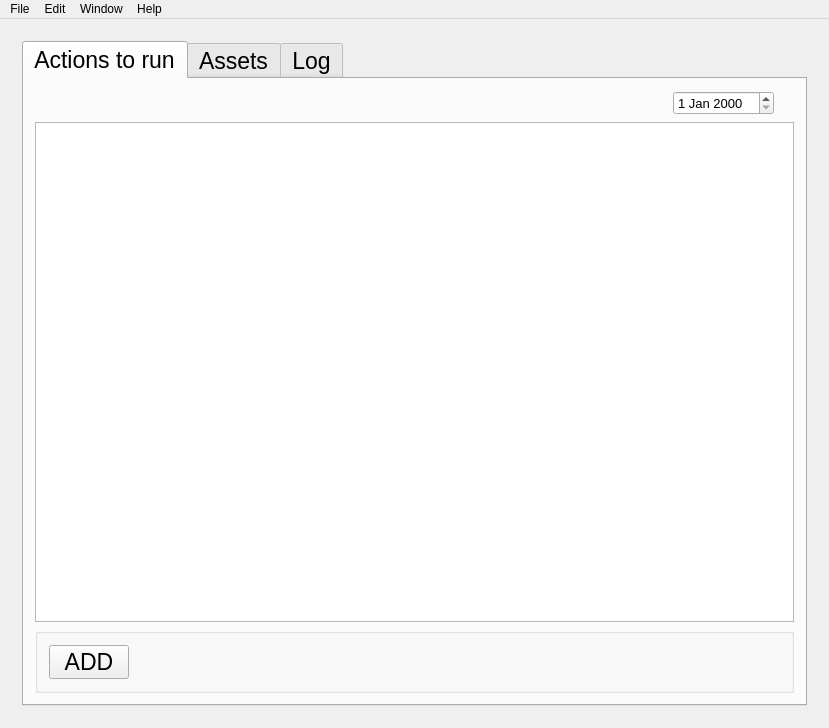
<?xml version="1.0" encoding="UTF-8"?>
<ui version="4.0">
 <author>GDE</author>
 <class>MainWindow</class>
 <widget class="QMainWindow" name="MainWindow">
  <property name="geometry">
   <rect>
    <x>0</x>
    <y>0</y>
    <width>829</width>
    <height>728</height>
   </rect>
  </property>
  <property name="font">
   <font>
    <pointsize>7</pointsize>
   </font>
  </property>
  <property name="windowTitle">
   <string>GAD-Maintenance Manager</string>
  </property>
  <property name="windowIcon">
   <iconset resource="resources.qrc">
    <normaloff>:/icons/todour.png</normaloff>:/icons/todour.png</iconset>
  </property>
  <property name="iconSize">
   <size>
    <width>24</width>
    <height>24</height>
   </size>
  </property>
  <property name="toolButtonStyle">
   <enum>Qt::ToolButtonStyle::ToolButtonIconOnly</enum>
  </property>
  <widget class="QWidget" name="centralWidget">
   <layout class="QVBoxLayout" name="verticalLayout">
    <item>
     <widget class="QSplitter" name="split">
      <property name="orientation">
       <enum>Qt::Orientation::Vertical</enum>
      </property>
      <property name="handleWidth">
       <number>40</number>
      </property>
      <widget class="QWidget" name="splitterTop">
       <layout class="QVBoxLayout" name="vlayout1">
        <item>
         <widget class="QTabWidget" name="tabWidget">
          <property name="font">
           <font>
            <pointsize>17</pointsize>
            <bold>false</bold>
           </font>
          </property>
          <property name="tabPosition">
           <enum>QTabWidget::TabPosition::North</enum>
          </property>
          <property name="currentIndex">
           <number>0</number>
          </property>
          <property name="elideMode">
           <enum>Qt::TextElideMode::ElideNone</enum>
          </property>
          <widget class="QWidget" name="tab">
           <attribute name="title">
            <string>Actions to run</string>
           </attribute>
           <layout class="QVBoxLayout" name="verticalLayout_2">
            <item>
             <layout class="QHBoxLayout" name="horizontalLayout">
              <item>
               <spacer name="horizontalSpacer">
                <property name="orientation">
                 <enum>Qt::Orientation::Horizontal</enum>
                </property>
                <property name="sizeHint" stdset="0">
                 <size>
                  <width>10</width>
                  <height>20</height>
                 </size>
                </property>
               </spacer>
              </item>
              <item>
               <widget class="QDateEdit" name="dateEdit">
                <property name="font">
                 <font>
                  <pointsize>10</pointsize>
                  <bold>false</bold>
                 </font>
                </property>
               </widget>
              </item>
              <item>
               <widget class="QLabel" name="label">
                <property name="font">
                 <font>
                  <pointsize>17</pointsize>
                  <bold>true</bold>
                 </font>
                </property>
                <property name="text">
                 <string/>
                </property>
               </widget>
              </item>
             </layout>
            </item>
            <item>
             <widget class="QTableView" name="tableView">
              <property name="font">
               <font>
                <pointsize>9</pointsize>
                <bold>false</bold>
               </font>
              </property>
              <property name="contextMenuPolicy">
               <enum>Qt::ContextMenuPolicy::CustomContextMenu</enum>
              </property>
              <property name="horizontalScrollBarPolicy">
               <enum>Qt::ScrollBarPolicy::ScrollBarAsNeeded</enum>
              </property>
              <property name="autoScroll">
               <bool>true</bool>
              </property>
              <property name="alternatingRowColors">
               <bool>false</bool>
              </property>
              <property name="textElideMode">
               <enum>Qt::TextElideMode::ElideRight</enum>
              </property>
              <property name="sortingEnabled">
               <bool>true</bool>
              </property>
              <property name="wordWrap">
               <bool>false</bool>
              </property>
              <attribute name="verticalHeaderVisible">
               <bool>true</bool>
              </attribute>
              <attribute name="verticalHeaderHighlightSections">
               <bool>false</bool>
              </attribute>
             </widget>
            </item>
            <item>
             <widget class="QGroupBox" name="groupBox">
              <property name="title">
               <string/>
              </property>
              <property name="flat">
               <bool>true</bool>
              </property>
              <layout class="QHBoxLayout" name="horizontalLayout_3">
               <item>
                <widget class="QPushButton" name="actionAdd_button">
                 <property name="toolTip">
                  <string>Add item</string>
                 </property>
                 <property name="text">
                  <string>ADD</string>
                 </property>
                </widget>
               </item>
               <item>
                <spacer name="horizontalSpacer_2">
                 <property name="orientation">
                  <enum>Qt::Orientation::Horizontal</enum>
                 </property>
                 <property name="sizeHint" stdset="0">
                  <size>
                   <width>40</width>
                   <height>20</height>
                  </size>
                 </property>
                </spacer>
               </item>
              </layout>
             </widget>
            </item>
           </layout>
          </widget>
          <widget class="QWidget" name="tab_2">
           <attribute name="title">
            <string>Assets</string>
           </attribute>
           <layout class="QVBoxLayout" name="verticalLayout_3">
            <item>
             <widget class="QTableView" name="tableView_2">
              <property name="font">
               <font>
                <pointsize>9</pointsize>
                <bold>false</bold>
               </font>
              </property>
              <property name="sortingEnabled">
               <bool>true</bool>
              </property>
             </widget>
            </item>
            <item>
             <widget class="QGroupBox" name="groupBox_2">
              <property name="title">
               <string/>
              </property>
              <property name="flat">
               <bool>true</bool>
              </property>
              <layout class="QHBoxLayout" name="horizontalLayout_5">
               <item>
                <widget class="QPushButton" name="assetAdd_button">
                 <property name="toolTip">
                  <string>Add item</string>
                 </property>
                 <property name="text">
                  <string>ADD</string>
                 </property>
                </widget>
               </item>
               <item>
                <spacer name="horizontalSpacer_3">
                 <property name="orientation">
                  <enum>Qt::Orientation::Horizontal</enum>
                 </property>
                 <property name="sizeHint" stdset="0">
                  <size>
                   <width>674</width>
                   <height>20</height>
                  </size>
                 </property>
                </spacer>
               </item>
              </layout>
             </widget>
            </item>
           </layout>
          </widget>
          <widget class="QWidget" name="tab_3">
           <attribute name="title">
            <string>Log</string>
           </attribute>
           <layout class="QVBoxLayout" name="verticalLayout_4">
            <item>
             <widget class="QTableView" name="logTableView">
              <property name="font">
               <font>
                <pointsize>9</pointsize>
                <bold>false</bold>
               </font>
              </property>
              <property name="sortingEnabled">
               <bool>true</bool>
              </property>
             </widget>
            </item>
           </layout>
          </widget>
         </widget>
        </item>
        <item>
         <layout class="QHBoxLayout" name="horizontalLayout_2"/>
        </item>
       </layout>
      </widget>
     </widget>
    </item>
   </layout>
  </widget>
  <widget class="QMenuBar" name="menuBar">
   <property name="geometry">
    <rect>
     <x>0</x>
     <y>0</y>
     <width>829</width>
     <height>22</height>
    </rect>
   </property>
   <property name="font">
    <font>
     <pointsize>9</pointsize>
    </font>
   </property>
   <widget class="QMenu" name="menuFile">
    <property name="title">
     <string>File</string>
    </property>
    <addaction name="actionSave"/>
    <addaction name="actionSettings"/>
    <addaction name="actionPrint"/>
    <addaction name="actionQuit"/>
   </widget>
   <widget class="QMenu" name="menuHelp">
    <property name="title">
     <string>Help</string>
    </property>
    <addaction name="actionAbout"/>
    <addaction name="actionCheck_for_updates"/>
    <addaction name="actionManual"/>
   </widget>
   <widget class="QMenu" name="menuEdit">
    <property name="title">
     <string>Edit</string>
    </property>
    <addaction name="copyAction"/>
    <addaction name="undoAction"/>
    <addaction name="redoAction"/>
   </widget>
   <widget class="QMenu" name="menuWindow">
    <property name="title">
     <string>Window</string>
    </property>
    <addaction name="actionStay_On_Top"/>
   </widget>
   <addaction name="menuFile"/>
   <addaction name="menuEdit"/>
   <addaction name="menuWindow"/>
   <addaction name="menuHelp"/>
  </widget>
  <action name="actionSave">
   <property name="text">
    <string>Save</string>
   </property>
   <property name="font">
    <font>
     <pointsize>11</pointsize>
    </font>
   </property>
  </action>
  <action name="actionSettings">
   <property name="text">
    <string>Settings..</string>
   </property>
  </action>
  <action name="actionPrint">
   <property name="text">
    <string>Print</string>
   </property>
  </action>
  <action name="actionAbout">
   <property name="text">
    <string>About</string>
   </property>
  </action>
  <action name="actionCheck_for_updates">
   <property name="text">
    <string>Check for updates</string>
   </property>
  </action>
  <action name="actionQuit">
   <property name="text">
    <string>Quit</string>
   </property>
  </action>
  <action name="actionStay_On_Top">
   <property name="checkable">
    <bool>true</bool>
   </property>
   <property name="text">
    <string>Stay On Top</string>
   </property>
  </action>
  <action name="actionManual">
   <property name="text">
    <string>Manual..</string>
   </property>
  </action>
  <action name="copyAction">
   <property name="text">
    <string>Copy</string>
   </property>
  </action>
  <action name="undoAction">
   <property name="icon">
    <iconset>
     <normaloff>icons/undo.png</normaloff>icons/undo.png</iconset>
   </property>
   <property name="text">
    <string>Undo</string>
   </property>
  </action>
  <action name="redoAction">
   <property name="icon">
    <iconset>
     <normaloff>icons/redo.png</normaloff>icons/redo.png</iconset>
   </property>
   <property name="text">
    <string>Redo</string>
   </property>
  </action>
  <action name="addAction">
   <property name="text">
    <string>addAction trigger</string>
   </property>
   <property name="menuRole">
    <enum>QAction::MenuRole::NoRole</enum>
   </property>
  </action>
 </widget>
 <layoutdefault spacing="6" margin="11"/>
 <resources>
  <include location="resources.qrc"/>
 </resources>
 <connections/>
</ui>
